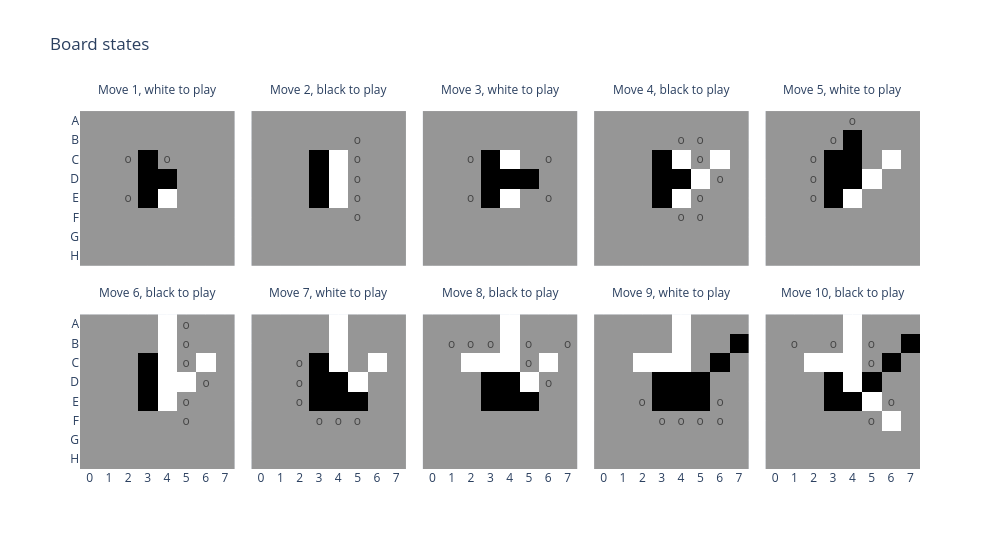

The code cell stored with this chart in its notebook:
### Markdown cell above
At this point, we'll stop and get some aggregate data that will be useful later - a tensor of valid moves, of board states, and a cache of all model activations across 50 games (in practice, you want as much as will comfortably fit into GPU memory). It's really convenient to have the ability to quickly run an experiment across a bunch of games! And one of the great things about small models on algorithmic tasks is that you just can do stuff like this.

Let's call these the **focus games**.

### Code cell
def get_board_states_and_legal_moves(
    games_square: Int[Tensor, "n_games n_moves"],
) -> tuple[
    Int[Tensor, "n_games n_moves rows cols"],
    Int[Tensor, "n_games n_moves rows cols"],
    list,
]:
    """
    Returns the following:
        states:                 (n_games, n_moves, 8, 8): tensor of board states after each move
        legal_moves:            (n_games, n_moves, 8, 8): tensor of 1s for legal moves, 0s for
                                    illegal moves
        legal_moves_annotation: (n_games, n_moves, 8, 8): list containing strings of "o" for legal
                                    moves (for plotting)
    """
    # Create tensors to store the board state & legal moves
    n_games, n_moves = games_square.shape
    states = t.zeros((n_games, 60, 8, 8), dtype=t.int32)
    legal_moves = t.zeros((n_games, 60, 8, 8), dtype=t.int32)

    # Loop over each game, populating state & legal moves tensors after each move
    for n in range(n_games):
        board = utils.OthelloBoardState()
        for i in range(n_moves):
            board.umpire(games_square[n, i].item())
            states[n, i] = t.from_numpy(board.state)
            legal_moves[n, i].flatten()[board.get_valid_moves()] = 1

    # Convert legal moves to annotation
    legal_moves_annotation = np.where(to_numpy(legal_moves), "o", "").tolist()

    return states, legal_moves, legal_moves_annotation


num_games = 50

focus_games_id = board_seqs_id[:num_games]  # shape [50, 60]
focus_games_square = board_seqs_square[:num_games]  # shape [50, 60]
focus_states, focus_legal_moves, focus_legal_moves_annotation = get_board_states_and_legal_moves(focus_games_square)

print("focus states:", focus_states.shape)
print("focus_legal_moves", tuple(focus_legal_moves.shape))

# Plot the first 10 moves of the first game
utils.plot_board_values(
    focus_states[0, :10],
    title="Board states",
    width=1000,
    boards_per_row=5,
    board_titles=[f"Move {i}, {'white' if i % 2 == 1 else 'black'} to play" for i in range(1, 11)],
    text=np.where(to_numpy(focus_legal_moves[0, :10]), "o", "").tolist(),
)

### Figure 1 — Plotly figure (JSON) as saved in the notebook; plotly's stock layout.template omitted (floating-point values rounded to 4 significant figures)
{"data": [{"coloraxis": "coloraxis", "hovertemplate": "x: %{x}<br>y: %{y}<br>color: %{z}<extra></extra>", "name": "0", "text": [["", "", "", "", "", "", "", ""], ["", "", "", "", "", "", "", ""], ["", "", "o", "", "o", "", "", ""], ["", "", "", "", "", "", "", ""], ["", "", "o", "", "", "", "", ""], ["", "", "", "", "", "", "", ""], ["", "", "", "", "", "", "", ""], ["", "", "", "", "", "", "", ""]], "textfont": {"size": 12}, "texttemplate": "%{text}", "type": "heatmap", "x": ["0", "1", "2", "3", "4", "5", "6", "7"], "xaxis": "x6", "y": ["A", "B", "C", "D", "E", "F", "G", "H"], "yaxis": "y6", "z": [[0, 0, 0, 0, 0, 0, 0, 0], [0, 0, 0, 0, 0, 0, 0, 0], [0, 0, 0, 1, 0, 0, 0, 0], [0, 0, 0, 1, 1, 0, 0, 0], [0, 0, 0, 1, -1, 0, 0, 0], [0, 0, 0, 0, 0, 0, 0, 0], [0, 0, 0, 0, 0, 0, 0, 0], [0, 0, 0, 0, 0, 0, 0, 0]]}, {"coloraxis": "coloraxis", "hovertemplate": "x: %{x}<br>y: %{y}<br>color: %{z}<extra></extra>", "name": "1", "text": [["", "", "", "", "", "", "", ""], ["", "", "", "", "", "o", "", ""], ["", "", "", "", "", "o", "", ""], ["", "", "", "", "", "o", "", ""], ["", "", "", "", "", "o", "", ""], ["", "", "", "", "", "o", "", ""], ["", "", "", "", "", "", "", ""], ["", "", "", "", "", "", "", ""]], "textfont": {"size": 12}, "texttemplate": "%{text}", "type": "heatmap", "x": ["0", "1", "2", "3", "4", "5", "6", "7"], "xaxis": "x7", "y": ["A", "B", "C", "D", "E", "F", "G", "H"], "yaxis": "y7", "z": [[0, 0, 0, 0, 0, 0, 0, 0], [0, 0, 0, 0, 0, 0, 0, 0], [0, 0, 0, 1, -1, 0, 0, 0], [0, 0, 0, 1, -1, 0, 0, 0], [0, 0, 0, 1, -1, 0, 0, 0], [0, 0, 0, 0, 0, 0, 0, 0], [0, 0, 0, 0, 0, 0, 0, 0], [0, 0, 0, 0, 0, 0, 0, 0]]}, {"coloraxis": "coloraxis", "hovertemplate": "x: %{x}<br>y: %{y}<br>color: %{z}<extra></extra>", "name": "2", "text": [["", "", "", "", "", "", "", ""], ["", "", "", "", "", "", "", ""], ["", "", "o", "", "", "", "o", ""], ["", "", "", "", "", "", "", ""], ["", "", "o", "", "", "", "o", ""], ["", "", "", "", "", "", "", ""], ["", "", "", "", "", "", "", ""], ["", "", "", "", "", "", "", ""]], "textfont": {"size": 12}, "texttemplate": "%{text}", "type": "heatmap", "x": ["0", "1", "2", "3", "4", "5", "6", "7"], "xaxis": "x8", "y": ["A", "B", "C", "D", "E", "F", "G", "H"], "yaxis": "y8", "z": [[0, 0, 0, 0, 0, 0, 0, 0], [0, 0, 0, 0, 0, 0, 0, 0], [0, 0, 0, 1, -1, 0, 0, 0], [0, 0, 0, 1, 1, 1, 0, 0], [0, 0, 0, 1, -1, 0, 0, 0], [0, 0, 0, 0, 0, 0, 0, 0], [0, 0, 0, 0, 0, 0, 0, 0], [0, 0, 0, 0, 0, 0, 0, 0]]}, {"coloraxis": "coloraxis", "hovertemplate": "x: %{x}<br>y: %{y}<br>color: %{z}<extra></extra>", "name": "3", "text": [["", "", "", "", "", "", "", ""], ["", "", "", "", "o", "o", "", ""], ["", "", "", "", "", "o", "", ""], ["", "", "", "", "", "", "o", ""], ["", "", "", "", "", "o", "", ""], ["", "", "", "", "o", "o", "", ""], ["", "", "", "", "", "", "", ""], ["", "", "", "", "", "", "", ""]], "textfont": {"size": 12}, "texttemplate": "%{text}", "type": "heatmap", "x": ["0", "1", "2", "3", "4", "5", "6", "7"], "xaxis": "x9", "y": ["A", "B", "C", "D", "E", "F", "G", "H"], "yaxis": "y9", "z": [[0, 0, 0, 0, 0, 0, 0, 0], [0, 0, 0, 0, 0, 0, 0, 0], [0, 0, 0, 1, -1, 0, -1, 0], [0, 0, 0, 1, 1, -1, 0, 0], [0, 0, 0, 1, -1, 0, 0, 0], [0, 0, 0, 0, 0, 0, 0, 0], [0, 0, 0, 0, 0, 0, 0, 0], [0, 0, 0, 0, 0, 0, 0, 0]]}, {"coloraxis": "coloraxis", "hovertemplate": "x: %{x}<br>y: %{y}<br>color: %{z}<extra></extra>", "name": "4", "text": [["", "", "", "", "o", "", "", ""], ["", "", "", "o", "", "", "", ""], ["", "", "o", "", "", "", "", ""], ["", "", "o", "", "", "", "", ""], ["", "", "o", "", "", "", "", ""], ["", "", "", "", "", "", "", ""], ["", "", "", "", "", "", "", ""], ["", "", "", "", "", "", "", ""]], "textfont": {"size": 12}, "texttemplate": "%{text}", "type": "heatmap", "x": ["0", "1", "2", "3", "4", "5", "6", "7"], "xaxis": "x10", "y": ["A", "B", "C", "D", "E", "F", "G", "H"], "yaxis": "y10", "z": [[0, 0, 0, 0, 0, 0, 0, 0], [0, 0, 0, 0, 1, 0, 0, 0], [0, 0, 0, 1, 1, 0, -1, 0], [0, 0, 0, 1, 1, -1, 0, 0], [0, 0, 0, 1, -1, 0, 0, 0], [0, 0, 0, 0, 0, 0, 0, 0], [0, 0, 0, 0, 0, 0, 0, 0], [0, 0, 0, 0, 0, 0, 0, 0]]}, {"coloraxis": "coloraxis", "hovertemplate": "x: %{x}<br>y: %{y}<br>color: %{z}<extra></extra>", "name": "5", "text": [["", "", "", "", "", "o", "", ""], ["", "", "", "", "", "o", "", ""], ["", "", "", "", "", "o", "", ""], ["", "", "", "", "", "", "o", ""], ["", "", "", "", "", "o", "", ""], ["", "", "", "", "", "o", "", ""], ["", "", "", "", "", "", "", ""], ["", "", "", "", "", "", "", ""]], "textfont": {"size": 12}, "texttemplate": "%{text}", "type": "heatmap", "x": ["0", "1", "2", "3", "4", "5", "6", "7"], "xaxis": "x", "y": ["A", "B", "C", "D", "E", "F", "G", "H"], "yaxis": "y", "z": [[0, 0, 0, 0, -1, 0, 0, 0], [0, 0, 0, 0, -1, 0, 0, 0], [0, 0, 0, 1, -1, 0, -1, 0], [0, 0, 0, 1, -1, -1, 0, 0], [0, 0, 0, 1, -1, 0, 0, 0], [0, 0, 0, 0, 0, 0, 0, 0], [0, 0, 0, 0, 0, 0, 0, 0], [0, 0, 0, 0, 0, 0, 0, 0]]}, {"coloraxis": "coloraxis", "hovertemplate": "x: %{x}<br>y: %{y}<br>color: %{z}<extra></extra>", "name": "6", "text": [["", "", "", "", "", "", "", ""], ["", "", "", "", "", "", "", ""], ["", "", "o", "", "", "", "", ""], ["", "", "o", "", "", "", "", ""], ["", "", "o", "", "", "", "", ""], ["", "", "", "o", "o", "o", "", ""], ["", "", "", "", "", "", "", ""], ["", "", "", "", "", "", "", ""]], "textfont": {"size": 12}, "texttemplate": "%{text}", "type": "heatmap", "x": ["0", "1", "2", "3", "4", "5", "6", "7"], "xaxis": "x2", "y": ["A", "B", "C", "D", "E", "F", "G", "H"], "yaxis": "y2", "z": [[0, 0, 0, 0, -1, 0, 0, 0], [0, 0, 0, 0, -1, 0, 0, 0], [0, 0, 0, 1, -1, 0, -1, 0], [0, 0, 0, 1, 1, -1, 0, 0], [0, 0, 0, 1, 1, 1, 0, 0], [0, 0, 0, 0, 0, 0, 0, 0], [0, 0, 0, 0, 0, 0, 0, 0], [0, 0, 0, 0, 0, 0, 0, 0]]}, {"coloraxis": "coloraxis", "hovertemplate": "x: %{x}<br>y: %{y}<br>color: %{z}<extra></extra>", "name": "7", "text": [["", "", "", "", "", "", "", ""], ["", "o", "o", "o", "", "o", "", "o"], ["", "", "", "", "", "o", "", ""], ["", "", "", "", "", "", "o", ""], ["", "", "", "", "", "", "", ""], ["", "", "", "", "", "", "", ""], ["", "", "", "", "", "", "", ""], ["", "", "", "", "", "", "", ""]], "textfont": {"size": 12}, "texttemplate": "%{text}", "type": "heatmap", "x": ["0", "1", "2", "3", "4", "5", "6", "7"], "xaxis": "x3", "y": ["A", "B", "C", "D", "E", "F", "G", "H"], "yaxis": "y3", "z": [[0, 0, 0, 0, -1, 0, 0, 0], [0, 0, 0, 0, -1, 0, 0, 0], [0, 0, -1, -1, -1, 0, -1, 0], [0, 0, 0, 1, 1, -1, 0, 0], [0, 0, 0, 1, 1, 1, 0, 0], [0, 0, 0, 0, 0, 0, 0, 0], [0, 0, 0, 0, 0, 0, 0, 0], [0, 0, 0, 0, 0, 0, 0, 0]]}, {"coloraxis": "coloraxis", "hovertemplate": "x: %{x}<br>y: %{y}<br>color: %{z}<extra></extra>", "name": "8", "text": [["", "", "", "", "", "", "", ""], ["", "", "", "", "", "", "", ""], ["", "", "", "", "", "", "", ""], ["", "", "", "", "", "", "", ""], ["", "", "o", "", "", "", "o", ""], ["", "", "", "o", "o", "o", "o", ""], ["", "", "", "", "", "", "", ""], ["", "", "", "", "", "", "", ""]], "textfont": {"size": 12}, "texttemplate": "%{text}", "type": "heatmap", "x": ["0", "1", "2", "3", "4", "5", "6", "7"], "xaxis": "x4", "y": ["A", "B", "C", "D", "E", "F", "G", "H"], "yaxis": "y4", "z": [[0, 0, 0, 0, -1, 0, 0, 0], [0, 0, 0, 0, -1, 0, 0, 1], [0, 0, -1, -1, -1, 0, 1, 0], [0, 0, 0, 1, 1, 1, 0, 0], [0, 0, 0, 1, 1, 1, 0, 0], [0, 0, 0, 0, 0, 0, 0, 0], [0, 0, 0, 0, 0, 0, 0, 0], [0, 0, 0, 0, 0, 0, 0, 0]]}, {"coloraxis": "coloraxis", "hovertemplate": "x: %{x}<br>y: %{y}<br>color: %{z}<extra></extra>", "name": "9", "text": [["", "", "", "", "", "", "", ""], ["", "o", "", "o", "", "o", "", ""], ["", "", "", "", "", "o", "", ""], ["", "", "", "", "", "", "", ""], ["", "", "", "", "", "", "o", ""], ["", "", "", "", "", "o", "", ""], ["", "", "", "", "", "", "", ""], ["", "", "", "", "", "", "", ""]], "textfont": {"size": 12}, "texttemplate": "%{text}", "type": "heatmap", "x": ["0", "1", "2", "3", "4", "5", "6", "7"], "xaxis": "x5", "y": ["A", "B", "C", "D", "E", "F", "G", "H"], "yaxis": "y5", "z": [[0, 0, 0, 0, -1, 0, 0, 0], [0, 0, 0, 0, -1, 0, 0, 1], [0, 0, -1, -1, -1, 0, 1, 0], [0, 0, 0, 1, -1, 1, 0, 0], [0, 0, 0, 1, 1, -1, 0, 0], [0, 0, 0, 0, 0, 0, -1, 0], [0, 0, 0, 0, 0, 0, 0, 0], [0, 0, 0, 0, 0, 0, 0, 0]]}], "layout": {"annotations": [{"font": {}, "showarrow": false, "text": "Move 6, black to play", "x": 0.092, "xanchor": "center", "xref": "paper", "y": 0.465, "yanchor": "bottom", "yref": "paper"}, {"font": {}, "showarrow": false, "text": "Move 7, white to play", "x": 0.296, "xanchor": "center", "xref": "paper", "y": 0.465, "yanchor": "bottom", "yref": "paper"}, {"font": {}, "showarrow": false, "text": "Move 8, black to play", "x": 0.5, "xanchor": "center", "xref": "paper", "y": 0.465, "yanchor": "bottom", "yref": "paper"}, {"font": {}, "showarrow": false, "text": "Move 9, white to play", "x": 0.704, "xanchor": "center", "xref": "paper", "y": 0.465, "yanchor": "bottom", "yref": "paper"}, {"font": {}, "showarrow": false, "text": "Move 10, black to play", "x": 0.908, "xanchor": "center", "xref": "paper", "y": 0.465, "yanchor": "bottom", "yref": "paper"}, {"font": {}, "showarrow": false, "text": "Move 1, white to play", "x": 0.092, "xanchor": "center", "xref": "paper", "y": 1.0, "yanchor": "bottom", "yref": "paper"}, {"font": {}, "showarrow": false, "text": "Move 2, black to play", "x": 0.296, "xanchor": "center", "xref": "paper", "y": 1.0, "yanchor": "bottom", "yref": "paper"}, {"font": {}, "showarrow": false, "text": "Move 3, white to play", "x": 0.5, "xanchor": "center", "xref": "paper", "y": 1.0, "yanchor": "bottom", "yref": "paper"}, {"font": {}, "showarrow": false, "text": "Move 4, black to play", "x": 0.704, "xanchor": "center", "xref": "paper", "y": 1.0, "yanchor": "bottom", "yref": "paper"}, {"font": {}, "showarrow": false, "text": "Move 5, white to play", "x": 0.908, "xanchor": "center", "xref": "paper", "y": 1.0, "yanchor": "bottom", "yref": "paper"}], "coloraxis": {"autocolorscale": false, "colorscale": [[0.0, "rgb(255,255,255)"], [0.125, "rgb(240,240,240)"], [0.25, "rgb(217,217,217)"], [0.375, "rgb(189,189,189)"], [0.5, "rgb(150,150,150)"], [0.625, "rgb(115,115,115)"], [0.75, "rgb(82,82,82)"], [0.875, "rgb(37,37,37)"], [1.0, "rgb(0,0,0)"]], "showscale": false}, "title": {"text": "Board states"}, "width": 1000, "xaxis": {"anchor": "y", "constrain": "domain", "domain": [0.0, 0.184], "scaleanchor": "y"}, "xaxis10": {"anchor": "y10", "domain": [0.816, 1.0], "matches": "x", "showticklabels": false}, "xaxis2": {"anchor": "y2", "domain": [0.204, 0.388], "matches": "x"}, "xaxis3": {"anchor": "y3", "domain": [0.408, 0.592], "matches": "x"}, "xaxis4": {"anchor": "y4", "domain": [0.612, 0.796], "matches": "x"}, "xaxis5": {"anchor": "y5", "domain": [0.816, 1.0], "matches": "x"}, "xaxis6": {"anchor": "y6", "domain": [0.0, 0.184], "matches": "x", "showticklabels": false}, "xaxis7": {"anchor": "y7", "domain": [0.204, 0.388], "matches": "x", "showticklabels": false}, "xaxis8": {"anchor": "y8", "domain": [0.408, 0.592], "matches": "x", "showticklabels": false}, "xaxis9": {"anchor": "y9", "domain": [0.612, 0.796], "matches": "x", "showticklabels": false}, "yaxis": {"anchor": "x", "autorange": "reversed", "constrain": "domain", "domain": [0.0, 0.465]}, "yaxis10": {"anchor": "x10", "domain": [0.535, 1.0], "matches": "y", "showticklabels": false}, "yaxis2": {"anchor": "x2", "domain": [0.0, 0.465], "matches": "y", "showticklabels": false}, "yaxis3": {"anchor": "x3", "domain": [0.0, 0.465], "matches": "y", "showticklabels": false}, "yaxis4": {"anchor": "x4", "domain": [0.0, 0.465], "matches": "y", "showticklabels": false}, "yaxis5": {"anchor": "x5", "domain": [0.0, 0.465], "matches": "y", "showticklabels": false}, "yaxis6": {"anchor": "x6", "domain": [0.535, 1.0], "matches": "y"}, "yaxis7": {"anchor": "x7", "domain": [0.535, 1.0], "matches": "y", "showticklabels": false}, "yaxis8": {"anchor": "x8", "domain": [0.535, 1.0], "matches": "y", "showticklabels": false}, "yaxis9": {"anchor": "x9", "domain": [0.535, 1.0], "matches": "y", "showticklabels": false}}}
